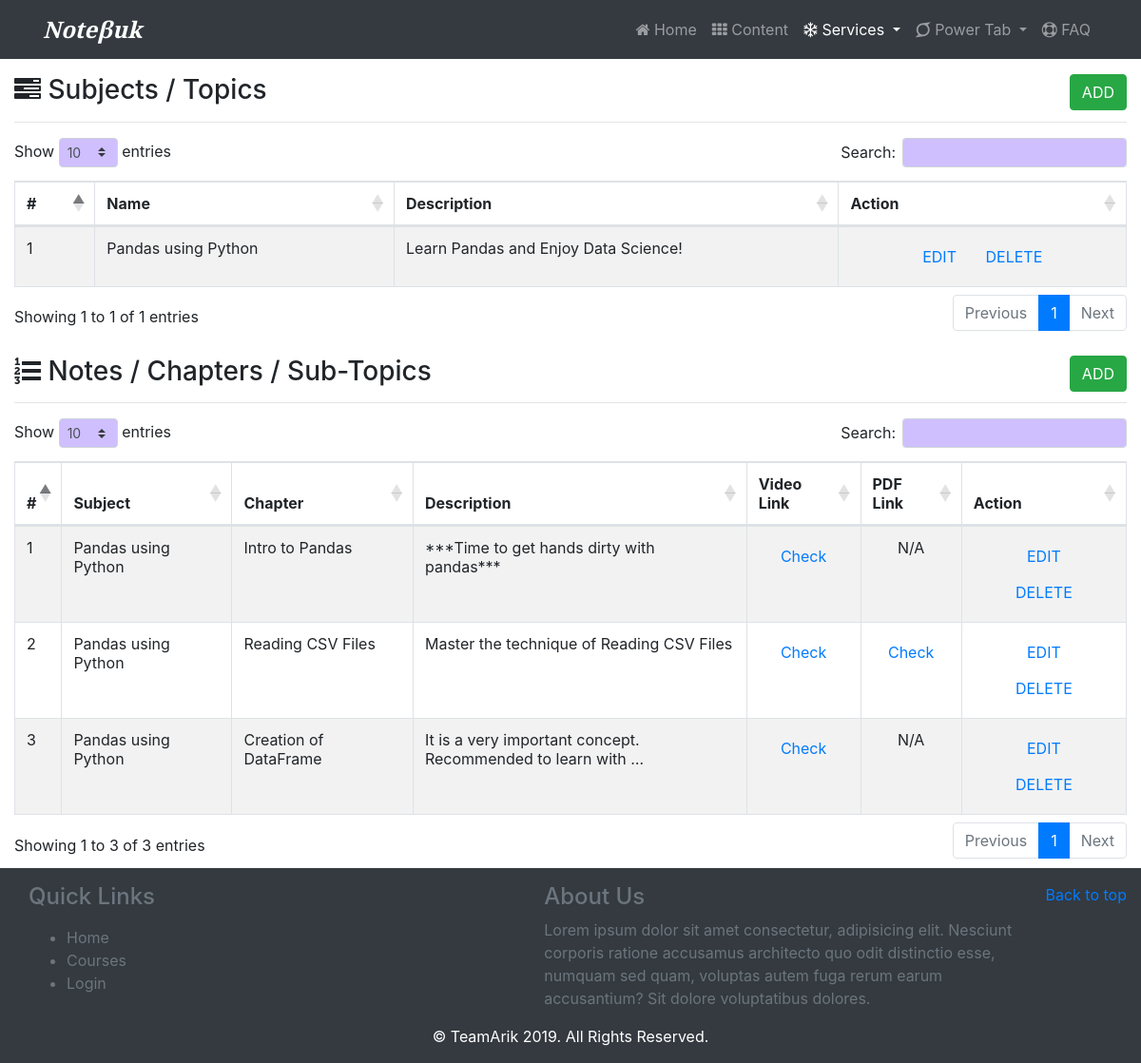
Page /myuploads (signed in) on the committed database.
### study/models.py (models this page shows, shortened)
class Subject(models.Model):
	user = models.ForeignKey(User, on_delete=models.CASCADE)
	name = models.CharField(max_length=200, blank=False)
	desc = models.TextField(blank=False)
	thumb_img = models.URLField(blank=True)

class Note(models.Model):
	user = models.ForeignKey(User, on_delete=models.CASCADE)
	subject = models.ForeignKey(Subject, on_delete=models.CASCADE, related_name='my_note')
	title = models.CharField(max_length=200, blank=False)
	desc = models.TextField(blank=False)
	video_link = models.URLField(blank=True)
	pdf_link = models.URLField(blank=True)
	def get_stream_link(self):
		if self.video_link.strip() != '' and len(self.video_link) > 5:
			try:
				return get_link(self.video_link)
			except:
				return '#'
	def get_pdf_link(self):
		if self.pdf_link.strip() != '' and len(self.pdf_link) > 5:
			try:
				return get_link(self.pdf_link)
			except:
				return '#'

### study/views.py (the view)
# urls.py: path('myuploads', myuploads, name='myuploads'),
@login_required(login_url='/login')
def myuploads(request):
	instance = Subject.objects.filter(user=request.user)
	context = {'instance': instance}
	return render(request, 'database.html', context)

### templates/database.html (shortened to what this page needs)
{% extends 'base.html' %}
{% block content %}
<div class="container-fluid">
	<div class="row">
		<div class="col-12">
			<h3 id="sub_head" class="my-3"><i class="fa fa-tasks"></i> Subjects / Topics
				<button style="font-size: 1rem; float: right;" class="btn btn-success" onclick="window.location.assign('{% url 'upload' typ='subject' %}')">ADD</button>
			</h3>
			<hr>
			<table class="table table-bordered table-striped" style="width:100%" id="example2">
				<thead>
					<tr>
						<th>#</th>
						<th>Name</th>
						<th>Description</th>
						<th>Action</th>
					</tr>
				</thead>
				<tbody>
					{% for each in instance %}
						<tr>
							<td>{{ forloop.counter }}</td>
							<td>{{ each.name }}</td>
							<td width="40%">{{ each.desc|truncatewords:10 }}</td>
							<td class="text-center">
							<a href="javascript:void()" class="btn btn-link" onclick="myFunction('e', 'Subject: '+'{{ each.name }}', '{% url 'action' typ='edit' topic='subject' id=each.id %}')">EDIT</a>
							<a href="javascript:void()" class="btn btn-link" onclick="myFunction('d', 'Subject: '+'{{ each.name }}', '{% url 'action' typ='del' topic='subject' id=each.id %}')">DELETE</a>
							</td>
						</tr>
					{% endfor %}
				</tbody>
			</table>
		</div>
		<div class="col-12">
			<h3 id="note_head" class="mt-4"><i class="fa fa-list-ol"></i> Notes / Chapters / Sub-Topics
				<button style="font-size: 1rem; float: right;" class="btn btn-success" onclick="window.location.assign('{% url 'upload' typ='note' %}')">ADD</button>
			</h3>
			<hr>
			<table class="table table-bordered table-striped" style="width:100%" id="example1">
				<thead>
					<tr>
						<th>#</th>
						<th>Subject</th>
						<th>Chapter</th>
						<th>Description</th>
						<th>Video Link</th>
						<th>PDF Link</th>
						<th>Action</th>
					</tr>
				</thead>
				<tbody>
					{% for each in instance %}
						{% for every in each.my_note.all %}
						<tr>
							<td>{{ forloop.counter }}</td>
							<td>{{ each.name }}</td>
							<td>{{ every.title }}</td>
							<td width="30%">{{ every.desc|truncatewords:10 }}</td>
							{% if every.video_link %}
								<td class="text-center">
								<a href="javascript:void()" class="btn btn-link" onclick="on1('{{ every.get_stream_link|safe }}', this);">Check</a>
								</td>
							{% else %}
								<td class="text-center">N/A</td>
							{% endif %}
							{% if every.pdf_link %}
								<td class="text-center">
									<a href="javascript:void()" class="btn btn-link" onclick="on2('{{ every.get_pdf_link|safe }}', this);">Check</a>
								</td>
							{% else %}
								<td class="text-center">N/A</td>
							{% endif %}
							<td class="text-center">
							<a href="javascript:void()" class="btn btn-link" onclick="myFunction('e', 'Note: '+'{{ every.title }}', '{% url 'action' typ='edit' topic='note' id=every.id %}')">EDIT</a>
							<a href="javascript:void()" class="btn btn-link" onclick="myFunction('d', 'Note: '+'{{ every.title }}', '{% url 'action' typ='del' topic='note' id=every.id %}')">DELETE</a>
							</td>
						</tr>
						{% endfor %}
					{% endfor %}
				</tbody>
			</table>
		</div>
	</div>
</div>
{% endblock %}

### templates/base.html (shortened to what this page needs)
<html>
<head>
	{% include 'cdn.html' %}
</head>
<body style="background-image: url('http://bg.siteorigin.com/image/generate?color=%23756a99&pattern=light_noise_diagonal&blend=38&intensity=15.00&noise=9.00');">
<nav class="navbar navbar-expand-lg navbar-dark bg-dark static-top">
  <div class="container">
    <a class="navbar-brand" href="#" style="font-family: 'Playfair Display', serif;font-weight: 700; font-style: italic; font-size: 1.5em;">Note&beta;uk
        </a>
    <div class="collapse navbar-collapse" id="navbarResponsive">
      <ul class="navbar-nav ml-auto">
        <li class="nav-item">
          <a class="nav-link" href="{% url 'home' %}" id="nav_home"><i class="fa fa-home"></i> Home</a>
        </li>
        <li class="nav-item">
          <a class="nav-link" href="{% url 'items' %}" id="nav_content"><i class="fa fa-th"></i> Content</a>
        </li>
        {% if request.user.is_authenticated %}
        <li class="nav-item dropdown">
	      <a class="nav-link dropdown-toggle nav_services" href="#" id="navbardrop" data-toggle="dropdown">
	        <i class="fa fa-snowflake-o"></i> Services
	      </a>
	    </li>
	    {% endif %}
	    <li class="nav-item dropdown">
	      <a class="nav-link dropdown-toggle nav_power" href="#" id="navbardrop" data-toggle="dropdown">
	        <i class="fa fa-superpowers"></i> Power Tab
	      </a>
	    </li>
        <li class="nav-item">
          <a class="nav-link" href="#support" id="nav_contact"><i class="fa fa-support"></i> FAQ</a>
        </li>
      </ul>
    </div>
  </div>
</nav>
<div class="content">
	{% block content %}
	{% endblock %}
</div>
<footer class="text-muted pt-3 bg-dark mt-2">
		<div class="container-fluid" id="#support">
			<p class="float-right">
				<a href="#">Back to top</a>
			</p>
			<div class="row">
				<div class="col-6">
					<h4>Quick Links</h4>
					<p>
						<ul>
							<li>Home</li>
							<li>Courses</li>
							<li>Login</li>
						</ul>
					</p>
				</div>
				<div class="col-6">
					<h4>About Us</h4>
					<p>
						Lorem ipsum dolor sit amet consectetur, adipisicing elit. Nesciunt corporis ratione accusamus architecto quo odit distinctio esse, numquam sed quam, voluptas autem fuga rerum earum accusantium? Sit dolore voluptatibus dolores.
					</p>
				</div>
			</div>
			<p class="text-center" style="color:white;">&copy; TeamArik {% now "Y" %}. All  Rights Reserved.</p>
		</div>
	</footer>
</body>
</html>

### templates/cdn.html (shortened to what this page needs)
<link rel="stylesheet" href="https://maxcdn.bootstrapcdn.com/bootstrap/4.3.1/css/bootstrap.min.css">
<link rel="stylesheet" type="text/css" href="https://cdn.datatables.net/1.10.19/css/dataTables.bootstrap4.min.css">
<link rel="stylesheet" type="text/css" href="https://cdn.datatables.net/fixedheader/3.1.5/css/fixedHeader.bootstrap4.min.css">
<link rel="stylesheet" type="text/css" href="https://stackpath.bootstrapcdn.com/font-awesome/4.7.0/css/font-awesome.min.css">
<link rel="stylesheet" href="https://cdn.jsdelivr.net/simplemde/latest/simplemde.min.css">

### templates/base.html (style rules this page uses)
html, body { scroll-behavior: smooth; }
body { display: flex; flex-direction: column; min-height: 100vh; }
.content { flex: 1; }

### templates/database.html (style rules this page uses)
a.btn-link { text-decoration: none !important; }

### rows in the picture
Subject: name "Pandas using Python", desc "Learn Pandas and Enjoy Data Science!"
Note: title "Intro to Pandas", desc "***Time to get hands dirty with pandas***", pdf_link "N/A"
Note: title "Reading CSV Files", desc "Master the technique of Reading CSV Files"
Note: title "Creation of DataFrame", desc "It is a very important concept. Recommended to learn with …", pdf_link "N/A"
